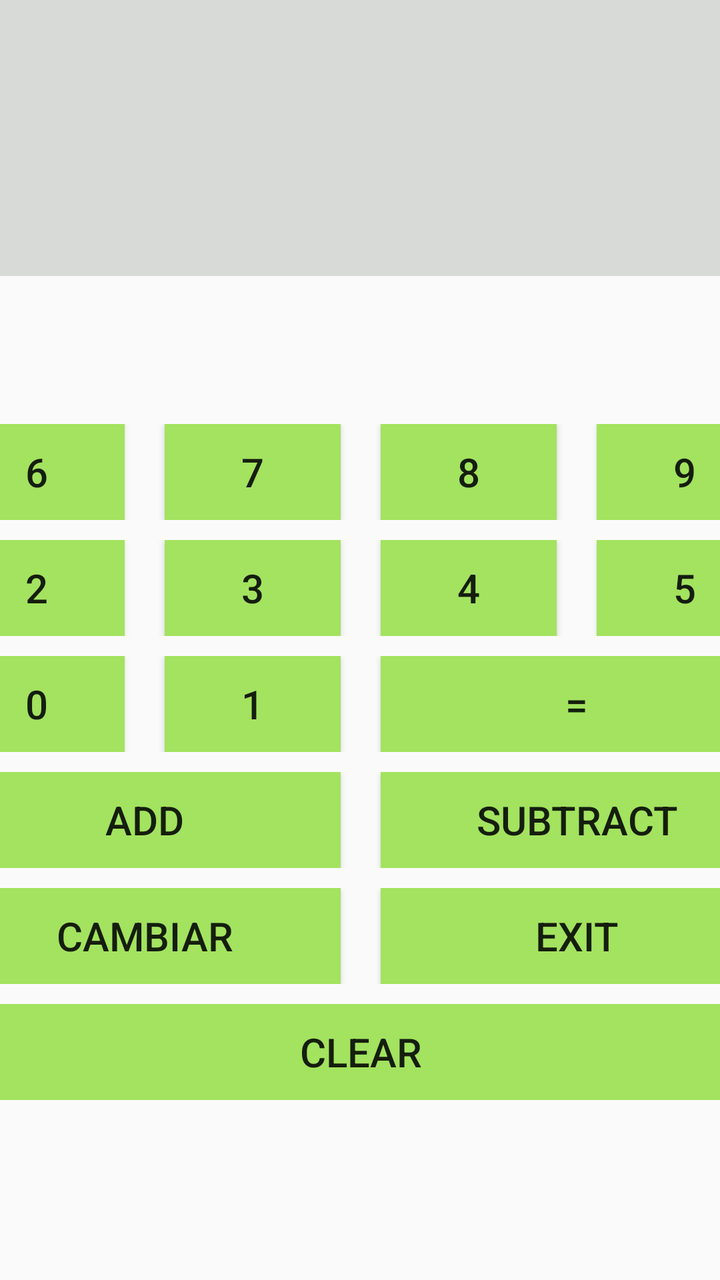
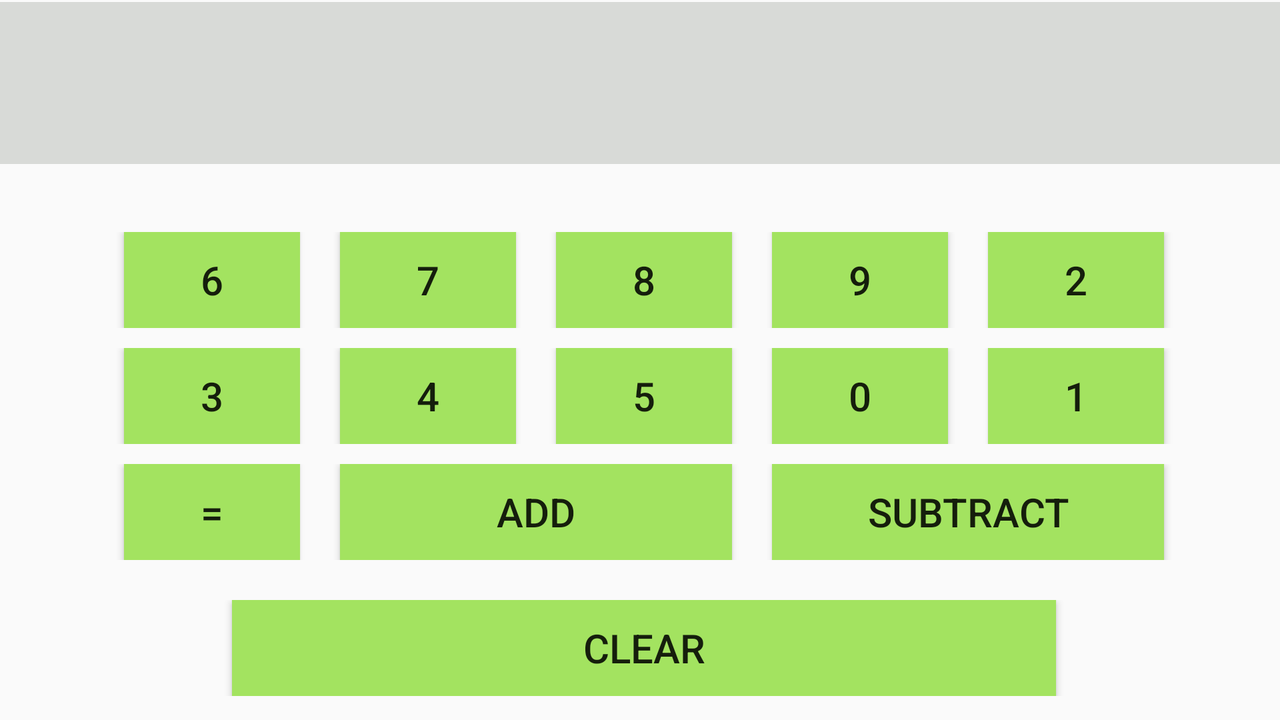

Two renders of one Android screen. The first uses the default layout on a phone; the second uses the alternative layout the repository ships for a different screen configuration, on a matching device. The two XML files are below.
<!-- AndroidManifest.xml: application theme appcosas -->
<!-- res/layout/activity_main.xml -->
<?xml version="1.0" encoding="utf-8"?>
<android.support.constraint.ConstraintLayout
    xmlns:android="http://schemas.android.com/apk/res/android"
    xmlns:app="http://schemas.android.com/apk/res-auto"
    xmlns:tools="http://schemas.android.com/tools"
    android:layout_width="match_parent"
    android:layout_height="match_parent"
    tools:context=".MainActivity">

    <TextView
        android:id="@+id/operaciones"
        android:layout_width="412dp"
        android:layout_height="138dp"
        android:background="@color/gret"
        android:text=""
        app:layout_constraintBottom_toBottomOf="parent"
        app:layout_constraintEnd_toEndOf="parent"
        app:layout_constraintHorizontal_bias="0.0"
        app:layout_constraintStart_toStartOf="parent"
        app:layout_constraintTop_toTopOf="parent"
        app:layout_constraintVertical_bias="0.0" />

    <TableLayout
        android:layout_width="412dp"
        android:layout_height="478dp"
        android:layout_marginTop="114dp"
        app:layout_constraintBottom_toBottomOf="parent"
        app:layout_constraintEnd_toEndOf="parent"
        app:layout_constraintStart_toStartOf="parent"
        app:layout_constraintTop_toBottomOf="@+id/operaciones">

        <TableRow
            style="@style/estilofilas"
            android:layout_width="match_parent"
            android:layout_height="match_parent"
            android:gravity="center_horizontal">

            <Button
                android:id="@+id/b6"
                style="@style/estilobotones"
                android:layout_width="wrap_content"
                android:layout_height="wrap_content"
                android:text="6" />

            <Button
                android:id="@+id/b7"
                style="@style/estilobotones"
                android:layout_width="wrap_content"
                android:layout_height="wrap_content"
                android:text="7" />

            <Button
                android:id="@+id/b8"
                style="@style/estilobotones"
                android:layout_width="wrap_content"
                android:layout_height="wrap_content"
                android:text="8" />

            <Button
                android:id="@+id/b9"
                style="@style/estilobotones"
                android:layout_width="wrap_content"
                android:layout_height="wrap_content"
                android:text="9" />
        </TableRow>

        <TableRow
            style="@style/estilofilas"
            android:layout_width="match_parent"
            android:layout_height="match_parent"
            android:gravity="center_horizontal">

            <Button
                android:id="@+id/b2"
                style="@style/estilobotones"
                android:layout_width="wrap_content"
                android:layout_height="wrap_content"
                android:text="2" />

            <Button
                android:id="@+id/b3"
                style="@style/estilobotones"
                android:layout_width="wrap_content"
                android:layout_height="wrap_content"
                android:text="3" />

            <Button
                android:id="@+id/b4"
                style="@style/estilobotones"
                android:layout_width="wrap_content"
                android:layout_height="wrap_content"
                android:text="4" />

            <Button
                android:id="@+id/b5"
                style="@style/estilobotones"
                android:layout_width="wrap_content"
                android:layout_height="wrap_content"
                android:text="5" />
        </TableRow>

        <TableRow
            style="@style/estilofilas"
            android:layout_width="match_parent"
            android:layout_height="match_parent"
            android:gravity="center_horizontal">

            <Button
                android:id="@+id/b0"
                style="@style/estilobotones"
                android:layout_width="wrap_content"
                android:layout_height="wrap_content"
                android:text="0" />

            <Button
                android:id="@+id/b1"
                style="@style/estilobotones"
                android:layout_width="wrap_content"
                android:layout_height="wrap_content"
                android:text="1" />

            <Button
                android:id="@+id/bEquals"
                style="@style/estilobotones"
                android:layout_width="wrap_content"
                android:layout_height="wrap_content"
                android:layout_span="2"
                android:text="=" />
        </TableRow>

        <TableRow
            style="@style/estilofilas"
            android:layout_width="match_parent"
            android:layout_height="match_parent"
            android:gravity="center_horizontal">

            <Button
                android:id="@+id/bSum"
                style="@style/estilobotones"
                android:layout_width="wrap_content"
                android:layout_height="wrap_content"
                android:layout_span="2"
                android:text="@string/sum" />

            <Button
                android:id="@+id/bRes"
                style="@style/estilobotones"
                android:layout_width="wrap_content"
                android:layout_height="wrap_content"
                android:layout_span="2"
                android:text="@string/res" />
        </TableRow>

        <TableRow
            style="@style/estilofilas"
            android:layout_width="match_parent"
            android:layout_height="match_parent"
            android:gravity="center_horizontal">

            <Button
                android:id="@+id/cambiar"
                style="@style/estilobotones"
                android:layout_width="wrap_content"
                android:layout_height="wrap_content"
                android:layout_span="2"
                android:text="Cambiar" />
            <Button
                android:id="@+id/exit"
                style="@style/estilobotones"
                android:layout_width="wrap_content"
                android:layout_height="wrap_content"
                android:layout_span="2"
                android:text="Exit" />
        </TableRow>
        <TableRow
            style="@style/estilofilas"
            android:layout_width="match_parent"
            android:layout_height="match_parent"
            android:gravity="center_horizontal">
            <Button
                android:id="@+id/clear"
                style="@style/estilobotones"
                android:layout_width="wrap_content"
                android:layout_height="wrap_content"
                android:layout_span="4"
                android:text="Clear" />
        </TableRow>
    </TableLayout>

</android.support.constraint.ConstraintLayout>
<!-- resources referenced by this layout -->
<resources>
  <color name="gret">#D8DAD7</color>
  <string name="res">SUBTRACT</string>
  <string name="sum">ADD</string>
  <style name="estilobotones">
          <item name="android:layout_marginHorizontal">10dp</item>
          <item name="android:background">@color/green</item>
          <item name="android:textSize">20sp</item>
          <item name="android:onClick" />
      </style>
  <style name="estilofilas">
          <item name="android:paddingVertical">5dp</item>
      </style>
  <style name="appcosas" parent="Theme.AppCompat.DayNight.NoActionBar">
  
      </style>
  <color name="green">#A3E360</color>
</resources>
<!-- res/layout-land/activity_main.xml (the author's variant of the layout above) -->
<!-- drawn on the phone turned sideways -->
<?xml version="1.0" encoding="utf-8"?>
<android.support.constraint.ConstraintLayout
    xmlns:android="http://schemas.android.com/apk/res/android"
    xmlns:app="http://schemas.android.com/apk/res-auto"
    xmlns:tools="http://schemas.android.com/tools"
    android:layout_width="match_parent"
    android:layout_height="match_parent">

    <TextView
        android:id="@+id/operaciones"
        android:layout_width="731dp"
        android:layout_height="81dp"
        android:layout_marginTop="1dp"
        android:background="@color/gret"
        android:text=""
        app:layout_constraintEnd_toEndOf="parent"
        app:layout_constraintStart_toStartOf="parent"
        app:layout_constraintTop_toTopOf="parent" />

    <TableLayout
        android:id="@+id/tableLayout"
        android:layout_width="732dp"
        android:layout_height="261dp"
        android:layout_marginStart="6dp"
        android:layout_marginTop="41dp"
        android:layout_marginEnd="3dp"
        app:layout_constraintBottom_toBottomOf="parent"
        app:layout_constraintEnd_toEndOf="parent"
        app:layout_constraintStart_toStartOf="parent"
        app:layout_constraintTop_toBottomOf="@+id/operaciones">

        <TableRow
            style="@style/estilofilas"
            android:layout_width="match_parent"
            android:layout_height="match_parent"
            android:gravity="center_horizontal">

            <Button
                android:id="@+id/b6"
                style="@style/estilobotones"
                android:layout_width="wrap_content"
                android:layout_height="wrap_content"
                android:text="6" />

            <Button
                android:id="@+id/b7"
                style="@style/estilobotones"
                android:layout_width="wrap_content"
                android:layout_height="wrap_content"
                android:text="7" />

            <Button
                android:id="@+id/b8"
                style="@style/estilobotones"
                android:layout_width="wrap_content"
                android:layout_height="wrap_content"
                android:text="8" />

            <Button
                android:id="@+id/b9"
                style="@style/estilobotones"
                android:layout_width="wrap_content"
                android:layout_height="wrap_content"
                android:text="9" />

            <Button
                android:id="@+id/b2"
                style="@style/estilobotones"
                android:layout_width="wrap_content"
                android:layout_height="wrap_content"
                android:text="2" />
        </TableRow>

        <TableRow
            style="@style/estilofilas"
            android:layout_width="match_parent"
            android:layout_height="match_parent"
            android:gravity="center_horizontal">

            <Button
                android:id="@+id/b3"
                style="@style/estilobotones"
                android:layout_width="wrap_content"
                android:layout_height="wrap_content"
                android:text="3" />

            <Button
                android:id="@+id/b4"
                style="@style/estilobotones"
                android:layout_width="wrap_content"
                android:layout_height="wrap_content"
                android:text="4" />

            <Button
                android:id="@+id/b5"
                style="@style/estilobotones"
                android:layout_width="wrap_content"
                android:layout_height="wrap_content"
                android:text="5" />

            <Button
                android:id="@+id/b0"
                style="@style/estilobotones"
                android:layout_width="wrap_content"
                android:layout_height="wrap_content"
                android:text="0" />

            <Button
                android:id="@+id/b1"
                style="@style/estilobotones"
                android:layout_width="wrap_content"
                android:layout_height="wrap_content"
                android:text="1" />
        </TableRow>

        <TableRow
            style="@style/estilofilas"
            android:layout_width="match_parent"
            android:layout_height="match_parent"
            android:gravity="center_horizontal">

            <Button
                android:id="@+id/bEquals"
                style="@style/estilobotones"
                android:layout_width="wrap_content"
                android:layout_height="wrap_content"
                android:layout_span="1"
                android:text="=" />

            <Button
                android:id="@+id/bSum"
                style="@style/estilobotones"
                android:layout_width="wrap_content"
                android:layout_height="wrap_content"
                android:layout_span="2"
                android:text="@string/sum" />

            <Button
                android:id="@+id/bRes"
                style="@style/estilobotones"
                android:layout_width="115dp"
                android:layout_height="wrap_content"
                android:layout_span="2"
                android:text="@string/res" />

        </TableRow>

        <TableRow
            style="@style/estilofilas"
            android:layout_width="match_parent"
            android:layout_height="match_parent"
            android:gravity="center_horizontal">

        </TableRow>

        <TableRow
            style="@style/estilofilas"
            android:layout_width="match_parent"
            android:layout_height="match_parent"
            android:gravity="center_horizontal">

            <Button
                android:id="@+id/bCe"
                style="@style/estilobotones"
                android:layout_width="wrap_content"
                android:layout_height="wrap_content"
                android:layout_span="4"
                android:text="@string/ce" />
        </TableRow>
    </TableLayout>

</android.support.constraint.ConstraintLayout>
<!-- resources referenced by the variant -->
<!-- as the phone turned sideways resolves them -->
<resources>
  <color name="gret">#D8DAD7</color>
  <string name="ce">CLEAR</string>
  <string name="res">SUBTRACT</string>
  <string name="sum">ADD</string>
  <style name="estilobotones">
          <item name="android:layout_marginHorizontal">10dp</item>
          <item name="android:background">@color/green</item>
          <item name="android:textSize">20sp</item>
          <item name="android:onClick" />
      </style>
  <style name="estilofilas">
          <item name="android:paddingVertical">5dp</item>
      </style>
  <style name="appcosas" parent="Theme.AppCompat.DayNight.NoActionBar">
  
      </style>
  <color name="green">#A3E360</color>
</resources>
